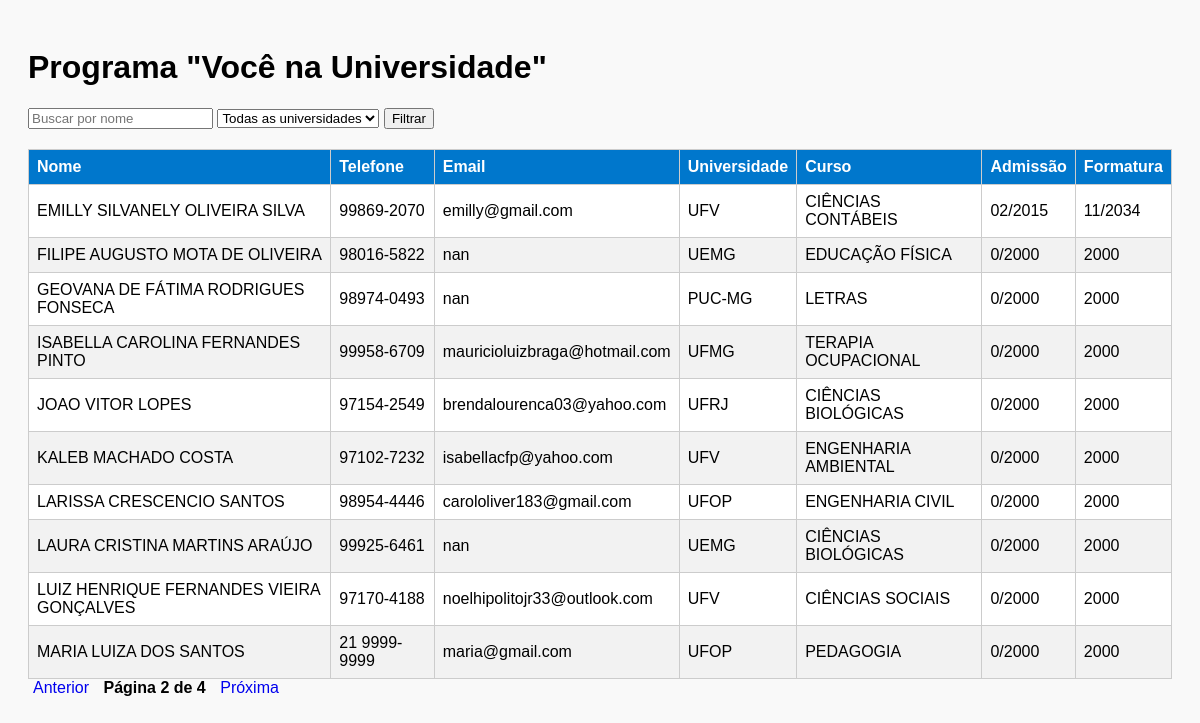
The page /alunos/?page=2&busca=&universidade= on the database its author committed.
### alunos/models.py (models this page shows, shortened)
class Aluno(models.Model):
    nome = models.CharField(max_length=100)
    telefone = models.CharField(max_length=20)
    cpf = models.CharField(max_length=14, unique=True)
    email = models.EmailField()
    universidade = models.CharField(max_length=100)
    curso = models.CharField(max_length=50)
    mes_admissao = models.CharField(max_length=2, choices=MESES, blank=True, null=True)
    ano_admissao = models.IntegerField(blank=True, null=True)
    mes_formatura = models.CharField(max_length=2, choices=MESES, blank=True, null=True)
    ano_formatura = models.IntegerField(blank=True, null=True)
    status = models.CharField(
        max_length=10,
        choices=STATUS_CHOICES,
        default='ativo'
    )
    justificativa_exclusão = models.TextField(
        blank=True,
        null=True,
        verbose_name="Informe o motivo da exclusão"
    )
    def admissao_formatada(self):
        if self.mes_admissao and self.ano_admissao:
            return f"{self.mes_admissao}/{self.ano_admissao}"
        elif self.ano_admissao:
            return f"{self.ano_admissao}"
        return "-"
    def formatura_formatada(self):
        if self.mes_formatura and self.ano_formatura:
            return f"{self.mes_formatura}/{self.ano_formatura}"
        elif self.ano_formatura:
            return f"{self.ano_formatura}"
        return "-"
    data_exclusao = models.DateField(null=True, blank=True)

### alunos/views.py (the view)
# urls.py: path('alunos/', views.lista_alunos, name='lista_alunos'),
def lista_alunos(request):
    busca = request.GET.get('busca', '')
    universidade = request.GET.get('universidade', '')
    alunos = Aluno.objects.all()
    if busca:
        alunos = alunos.filter(nome__icontains=busca)
    if universidade:
        alunos = alunos.filter(universidade__icontains=universidade)
    paginator = Paginator(alunos.order_by('nome'), 10)  # 10 alunos por página
    page_number = request.GET.get('page')
    page_obj = paginator.get_page(page_number)
    universidades = Aluno.objects.values_list('universidade', flat=True).distinct()
    return render(request, 'alunos/lista_alunos.html', {
        'page_obj': page_obj,
        'busca': busca,
        'universidade': universidade,
        'universidades': universidades
    })

### alunos/templates/alunos/lista_alunos.html (shortened to what this page needs)
<!DOCTYPE html>
<html lang="pt-br">
<head>
</head>
<body>
    <h1>Programa "Você na Universidade"</h1>
    <form method="get">
        <input type="text" name="busca" placeholder="Buscar por nome" value="{{ busca }}">
        <select name="universidade">
            <option value="">Todas as universidades</option>
        </select>
        <button type="submit">Filtrar</button>
    </form>
    <table>
        <thead>
            <tr>
                <th>Nome</th>
                <th>Telefone</th>
                <th>Email</th>
                <th>Universidade</th>
                <th>Curso</th>
                <th>Admissão</th>
                <th>Formatura</th>
            </tr>
        </thead>
        <tbody>
            {% for aluno in page_obj %}
                <tr>
                    <td>{{ aluno.nome|upper }}</td>
                    <td>{{ aluno.telefone }}</td>
                    <td>{{ aluno.email }}</td>
                    <td>{{ aluno.universidade|upper }}</td>
                    <td>{{ aluno.curso|upper }}</td>
                    <td>{{ aluno.admissao_formatada}}</td>
                    <td>{{ aluno.formatura_formatada}}</td>
                </tr>
            {% empty %}
                <tr><td colspan="7">Nenhum aluno encontrado.</td></tr>
            {% endfor %}
        </tbody>
    </table>
    <div class="pagination">
        {% if page_obj.has_previous %}
            <a href="?page={{ page_obj.previous_page_number }}&busca={{ busca }}&universidade={{ universidade }}">Anterior</a>
        {% endif %}
        <strong>Página {{ page_obj.number }} de {{ page_obj.paginator.num_pages }}</strong>
        {% if page_obj.has_next %}
            <a href="?page={{ page_obj.next_page_number }}&busca={{ busca }}&universidade={{ universidade }}">Próxima</a>
        {% endif %}
    </div>
</body>
</html>

### alunos/templates/alunos/lista_alunos.html (style rules this page uses)
body { font-family: Arial; padding: 20px; background-color: #f9f9f9; }
table { width: 100%; border-collapse: collapse; background: white; margin-top: 20px; }
th, td { border: 1px solid #ccc; padding: 8px; text-align: left; }
th { background-color: #0077cc; color: white; }
tr:nth-child(even) { background-color: #f2f2f2; }
form { margin-bottom: 20px; }
.pagination a, .pagination strong { margin: 0 5px; text-decoration: none; }

### rows shown on the page
Aluno: nome "EMILLY SILVANELY OLIVEIRA SILVA", telefone "99869-2070", email "emilly@gmail.com", universidade "UFV", curso "CIÊNCIAS CONTÁBEIS", admissao_formatada "02/2015", formatura_formatada "11/2034"
Aluno: nome "FILIPE AUGUSTO MOTA DE OLIVEIRA", telefone "98016-5822", email "nan", universidade "UEMG", curso "EDUCAÇÃO FÍSICA", admissao_formatada "0/2000", formatura_formatada "2000"
Aluno: nome "GEOVANA DE FÁTIMA RODRIGUES FONSECA", telefone "98974-0493", email "nan", universidade "PUC-MG", curso "LETRAS", admissao_formatada "0/2000", formatura_formatada "2000"
Aluno: nome "ISABELLA CAROLINA FERNANDES PINTO", telefone "99958-6709", email "mauricioluizbraga@hotmail.com", universidade "UFMG", curso "TERAPIA OCUPACIONAL", admissao_formatada "0/2000", formatura_formatada "2000"
Aluno: nome "JOAO VITOR LOPES", telefone "97154-2549", email "brendalourenca03@yahoo.com", universidade "UFRJ", curso "CIÊNCIAS BIOLÓGICAS", admissao_formatada "0/2000", formatura_formatada "2000"
Aluno: nome "KALEB MACHADO COSTA", telefone "97102-7232", email "isabellacfp@yahoo.com", universidade "UFV", curso "ENGENHARIA AMBIENTAL", admissao_formatada "0/2000", formatura_formatada "2000"
Aluno: nome "LARISSA CRESCENCIO SANTOS", telefone "98954-4446", email "carololiver183@gmail.com", universidade "UFOP", curso "ENGENHARIA CIVIL", admissao_formatada "0/2000", formatura_formatada "2000"
Aluno: nome "LAURA CRISTINA MARTINS ARAÚJO", telefone "99925-6461", email "nan", universidade "UEMG", curso "CIÊNCIAS BIOLÓGICAS", admissao_formatada "0/2000", formatura_formatada "2000"
Aluno: nome "LUIZ HENRIQUE FERNANDES VIEIRA GONÇALVES", telefone "97170-4188", email "noelhipolitojr33@outlook.com", universidade "UFV", curso "CIÊNCIAS SOCIAIS", admissao_formatada "0/2000", formatura_formatada "2000"
Aluno: nome "MARIA LUIZA DOS SANTOS", telefone "21 9999-9999", email "maria@gmail.com", universidade "UFOP", curso "PEDAGOGIA", admissao_formatada "0/2000", formatura_formatada "2000"

### other values the page prints
{{ page_obj.number }} "2"
{{ page_obj.paginator.num_pages }} "4"
